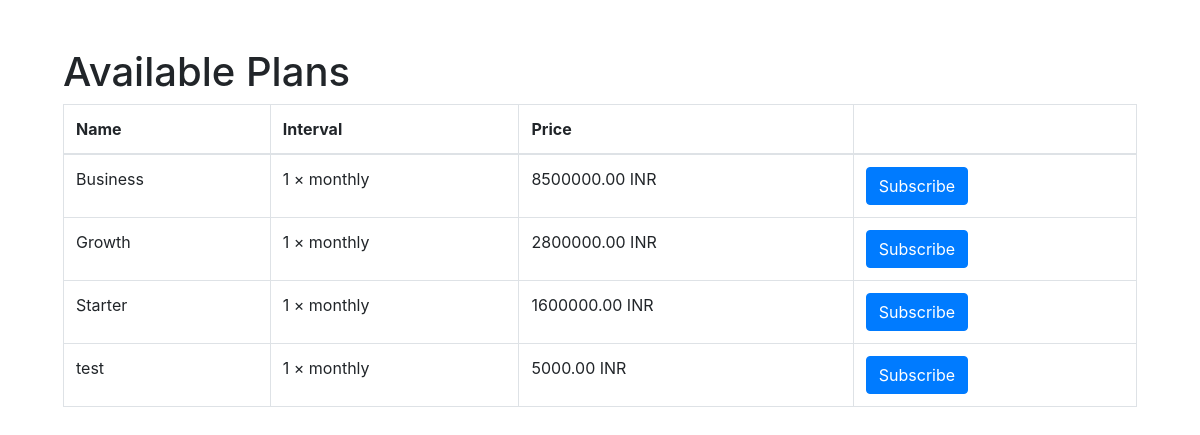
The app's page /plans/ with its own data.
### rzrpay/models.py (models this page shows, shortened)
class Plan(models.Model):
    razorpay_plan_id = models.CharField(max_length=100, unique=True)
    name = models.CharField(max_length=200)
    description = models.TextField(blank=True, null=True)
    amount = models.IntegerField(help_text="Amount in paise (1 INR = 100 paise)")
    currency = models.CharField(max_length=10, default='INR')
    interval = models.CharField(max_length=20)        # e.g. 'monthly', 'yearly'
    interval_count = models.PositiveIntegerField(default=1)  # frequency multiplier
    created_at = models.DateTimeField(auto_now_add=True)

### rzrpay/views.py (the view)
# urls.py: path('plans/', views.plan_list, name='plan_list'),
def plan_list(request):
    plans = Plan.objects.all()
    return render(request, 'plan_list.html', {'plans': plans})

### rzrpay/templates/plan_list.html (shortened to what this page needs)
<!DOCTYPE html>
<html>
<head>
  <link rel="stylesheet" href="https://stackpath.bootstrapcdn.com/bootstrap/4.5.2/css/bootstrap.min.css">
</head>
<body class="p-5">
  <div class="container">
    <h1>Available Plans</h1>
    <table class="table table-bordered">
      <thead><tr><th>Name</th><th>Interval</th><th>Price</th><th></th></tr></thead>
      <tbody>
        {% for plan in plans %}
        <tr>
          <td>{{ plan.name }}</td>
          <td>{{ plan.interval_count }} × {{ plan.interval }}</td>
          <td>{{ plan.amount|floatformat:2 }} {{ plan.currency }}</td>
          <td><a href="{% url 'subscribe' plan.id %}" class="btn btn-primary">Subscribe</a></td>
        </tr>
        {% endfor %}
      </tbody>
    </table>
  </div>
</body>
</html>

### records on screen
Plan: name "Business", interval_count "1", interval "monthly", amount "8500000.00", currency "INR"
Plan: name "Growth", interval_count "1", interval "monthly", amount "2800000.00", currency "INR"
Plan: name "Starter", interval_count "1", interval "monthly", amount "1600000.00", currency "INR"
Plan: name "test", interval_count "1", interval "monthly", amount "5000.00", currency "INR"
